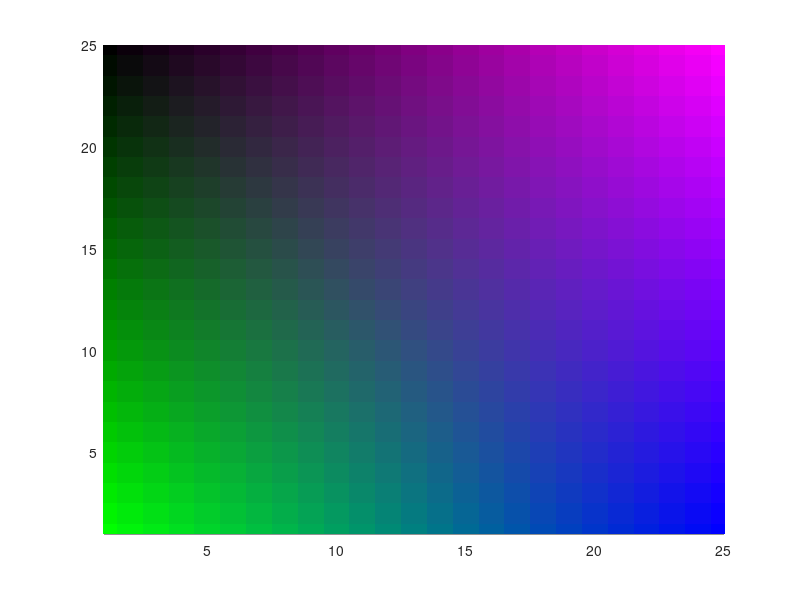

Source code (MATLAB): (Note: this script raises an error after producing the figure.)
x = linspace(0,1,25);
red = x'*x;
green = (fliplr(x)')*fliplr(x);
blue = ones(25,1)*x;
k(:,:,1) = red;
k(:,:,2) = green;
k(:,:,3) = blue;
xdata = [1,25];
ydata = [1,25];
a = gca;
set(a,'xlim',[1,25]);
set(a,'xlimmode','manual');
set(a,'ylim',[1,25]);
set(a,'ylimmode','manual');
h = image('cdata',k,'xdata',xdata,'ydata',ydata,'parent',a);
set(a,'children',[get(a,'children'),h]);
